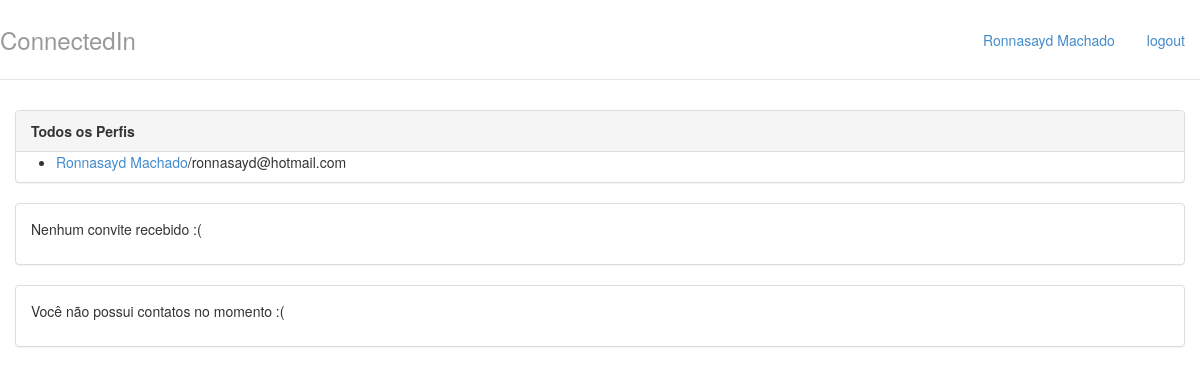
The app's page / (signed in), older data.
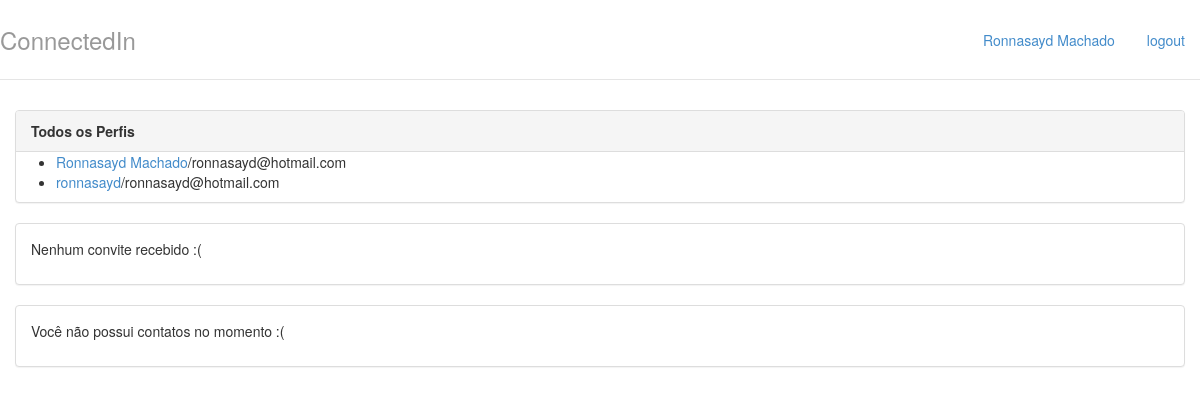
The same page, newer data.
### perfis/models.py (models this page shows, shortened)
class Perfil(models.Model):
	nome = models.CharField(max_length=255, null=False, default = '')
	telefone = models.CharField(max_length=15, null=False, default = '')
	nome_empresa = models.CharField(max_length=255, null=False, default='')
	contatos = models.ManyToManyField('self')
	usuario = models.OneToOneField(User,related_name='perfil')
	@property
	def email(self):
		return self.usuario.email

### perfis/views.py (the view)
# urls.py: url(r'^$',views.index,name='index'),
@login_required
def index(request):
	return render(request,'index.html',{'perfis' : Perfil.objects.all(), 'perfil_logado' : get_perfil_logado(request)})

### perfis/views.py (called while the page is built)
@login_required
def get_perfil_logado(request):
	return request.user.perfil

### perfis/templates/index.html
{% extends "base.html" %}
{% block body %}
<div class="col-lg-12">
    <div class="panel panel-default">
        <div class="panel-heading">
            <strong>Todos os Perfis</strong>
        </div>
			{% if perfis %}
				<ul>
					{% for perfil in perfis %}
					<li><a href="{% url 'exibir' perfil.id %}">{{perfil.nome}}</a>/{{perfil.email}}</li>
					{% endfor %}
				</ul>
				{% else %}
				<p>Nenhum perfil encontrado</p>
			{% endif %}
	</div>
	 <div class="panel panel-default">
	 	{% with total_de_convites=perfil_logado.convites_recebidos.count %}
        {% if total_de_convites %}
            <div class="panel-heading">
                <strong>Você tem {{total_de_convites}} convite{{total_de_convites|pluralize}} aguardando aprovação</strong>
            </div>
            <ul class="list-group">
                {% for convite in perfil_logado.convites_recebidos.all %}
                    <li class="list-group-item">
                            {{ convite.solicitante.nome }}
                            <a href="{% url 'aceitar' convite.id %}" class="pull-right">aceitar</a>
                    </li>
                {% endfor %}
            </ul>
        {% else %}
            <div class="panel-body">
                <p>Nenhum convite recebido :(</p>
            </div>
        {% endif %}
        {% endwith %}
    </div>
    <div class="panel panel-default">
    {% with total_de_contatos=perfil_logado.contatos.count %}
        {% if total_de_contatos %}
            <div class="panel-heading">
                    <strong>Você tem {{total_de_contatos}} contato{{ total_de_contatos|pluralize }}</strong>
            </div>
            <ul class="list-group">
                {% for contato in perfil_logado.contatos.all %}
                    <a href="{% url 'exibir' contato.id %}" class="list-group-item">{{ contato.nome }} // {{ contato.email }}</a>
                {% endfor %}
            </ul>
        {% else %}
            <div class="panel-body">
                <p>Você não possui contatos no momento :(</p>
            </div>
        {% endif %}
    {% endwith %}
  </div>
</div>
{% endblock %}

### perfis/templates/base.html (shortened to what this page needs)
{% load staticfiles %}
<!DOCTYPE html>
<html lang="pt-br">
<head>
	<link rel="stylesheet" type="text/css" href="{% static 'styles/bootstrap.css' %}">
	<link rel="stylesheet" type="text/css" href="{% static 'styles/main.css' %}">
</head>
<body>
	<div class="header">
	<ul class="nav nav-pills pull-right">
		<li>
			<a href="{% url 'index' %}">{{perfil_logado.nome}}</a>
		</li>
		<li>
			<a href="/logout">logout</a>
		</li>
	</ul>
	<h3 class="text-muted">ConnectedIn</h3>
	</div>
	<div class="row-content">
		{% block body%}
		{% endblock %}
	</div>
</body>
</html>

### perfis/static/styles/main.css (style rules this page uses)
body { padding-top: 20px; padding-bottom: 20px; }
.header, .content, .footer { padding-left: 15px; padding-right: 15px; }
.header { border-bottom: 1px solid #e5e5e5; }
.header h3 { margin-top: 0; margin-bottom: 0; line-height: 40px; padding-bottom: 19px; }
@media screen and (min-width: 768px) { .header, .content, .footer { padding-left: 0; padding-right: 0; } }
@media screen and (min-width: 768px) { .header { margin-bottom: 30px; } }

Row changes from the older to the newer data that the page shows:
added Perfil: nome "ronnasayd", email "ronnasayd@hotmail.com"
